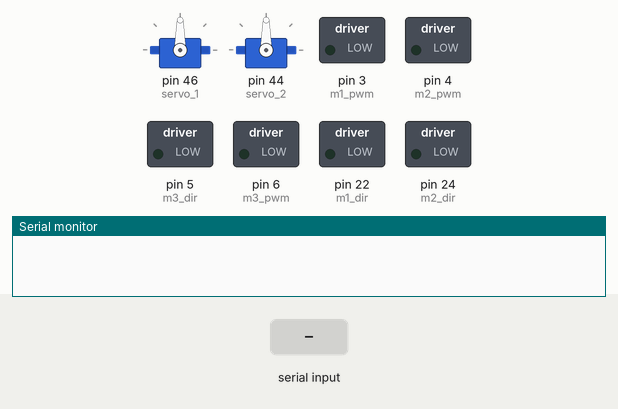
This sketch was run on a simulated Arduino Mega 2560, built with avr-gcc and run on an emulated ATmega2560. Shown: 2 × servo, switched loads named in the sketch (green lamp = pin HIGH), the last lines printed to the serial monitor. The inputs (shaded band) are chosen by the test bench.

Above: at 1.2 s.
1.3 s: byte 84 (TRIANGLE) received over Serial
3.8 s: byte 70 (FORWARD) received over Serial
At 4.9 s:
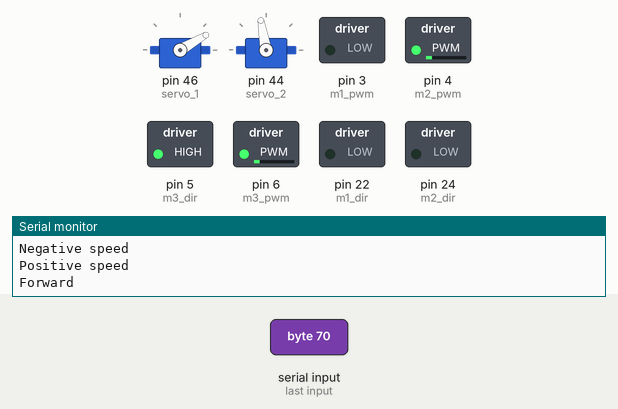
5.3 s: byte 66 (BACKWARD) received over Serial
At 6.0 s:
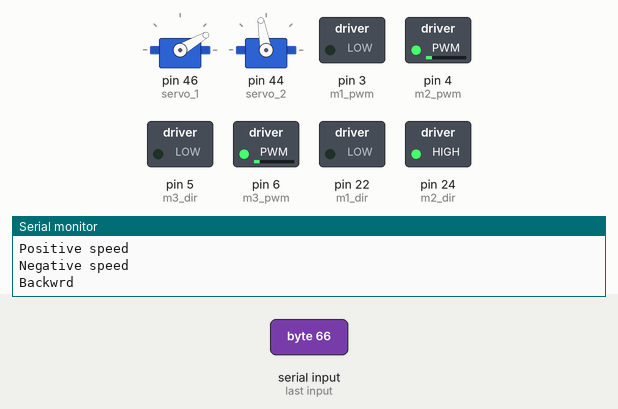
6.8 s: byte 76 (LEFT) received over Serial
At 7.2 s:
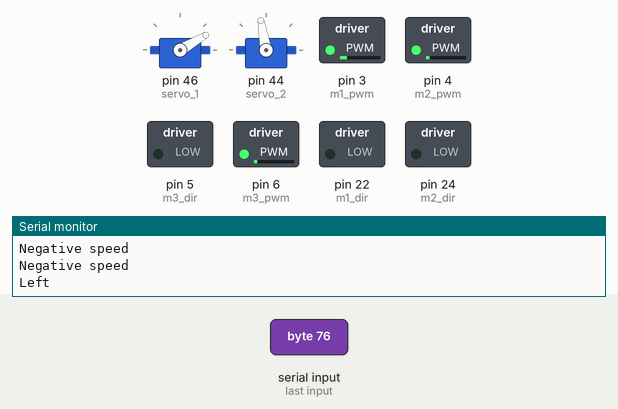
8.3 s: byte 82 (RIGHT) received over Serial
At 9.5 s:
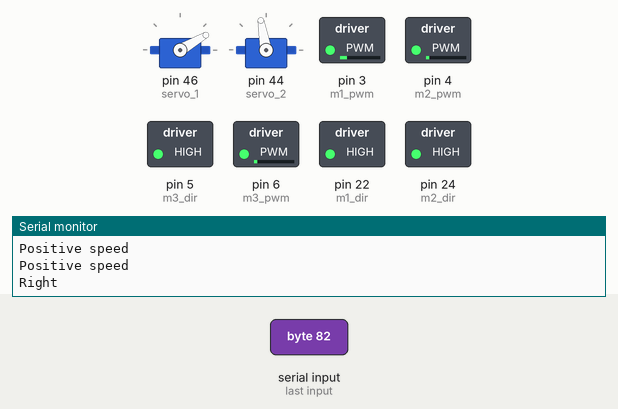
9.8 s: byte 88 (CROSS) received over Serial
Timing chart, 0 to 12.8 s (numbered marks = the images above; inputs shaded):
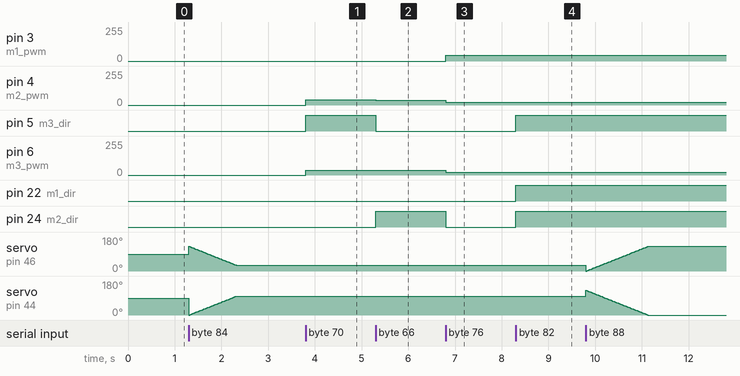

Measured:
- after the input at 3.8 s, pin 4 (m2_pwm): 0/255 → 38/255 at once; pin 5 (m3_dir): LOW → HIGH at once; pin 6 (m3_pwm): 0/255 → 35/255 at once
- after the input at 5.3 s, pin 4 (m2_pwm): 38/255 → 37/255 at once; pin 5 (m3_dir): HIGH → LOW at once; pin 6 (m3_pwm): 35/255 → 36/255 at once; pin 24 (m2_dir): LOW → HIGH at once
- after the input at 6.8 s, pin 3 (m1_pwm): 0/255 → 44/255 at once; pin 4 (m2_pwm): 37/255 → 22/255 at once; pin 6 (m3_pwm): 36/255 → 21/255 at once; pin 24 (m2_dir): HIGH → LOW at once
- after the input at 8.3 s, pin 3 (m1_pwm): 44/255 → 43/255 at once; pin 4 (m2_pwm): 22/255 → 21/255 at once; pin 5 (m3_dir), pin 22 (m1_dir), pin 24 (m2_dir): LOW → HIGH at once; pin 6 (m3_pwm): 21/255 → 20/255 at once

The sketch:

3wd_blue.ino
```cpp
#include <SPI.h>
#include <Servo.h>

#define FORWARD 'F'
#define BACKWARD 'B'
#define LEFT 'L'
#define RIGHT 'R'
#define CIRCLE 'C'
#define CROSS 'X'
#define TRIANGLE 'T'
#define SQUARE 'S'
#define START 'A'
#define PAUSE 'P'

Servo servo1;
Servo servo2;

int m3_dir = 5;
int m2_dir = 24;
int m1_dir = 22;

int m3_pwm = 6;
int m2_pwm = 4;
int m1_pwm = 3;

int servo_1 = 46;
int servo_2 = 44;
int em = 42;

int max_pwm = 60;
int robo_track = 1;
int servo_limit = 130;
void set_robotic_arm_forward() {
  if (robo_track == -1) {
    for (int i = 0; i <= servo_limit; i++) {
      servo1.write(i);
      servo2.write(servo_limit - i);
      delay(10);
    }
    robo_track = 1;
  } else if (robo_track == 0) {
    for (int i = 90; i <= servo_limit; i++) {
      servo1.write(i);
      servo2.write(servo_limit - i);
      delay(10);
    }
    robo_track = 1;
  }
  //obo_track=1
}

void set_robotic_arm_backward() {
  if (robo_track == 1) {
    for (int i = 0; i <= servo_limit - 30; i++) {
      servo1.write(servo_limit - i);
      servo2.write(i);
      delay(10);
    }
    robo_track = -1;
  } else if (robo_track == 0) {
    for (int i = 90; i <= servo_limit - 30; i++) {
      servo1.write(servo_limit - i);
      servo2.write(i);
      delay(10);
    }
    robo_track = -1;
  }
}

void set_robotic_arm_middle() {
  if (robo_track == -1) {
    for (int i = 90; i <= servo_limit; i++) {
      servo1.write(i);
      servo2.write(servo_limit - i);
      delay(10);
    }
    robo_track = 0;
  } else if (robo_track == 1) {
    for (int i = 90; i <= servo_limit; i++) {
      servo1.write(servo_limit - i);
      servo2.write(i);
      delay(10);
    }
    robo_track = 0;
  }
}

void drive(int s, int pwm, int dir) {
  if (s > 0) {
    digitalWrite(dir, HIGH);
    analogWrite(pwm, s);
    Serial.println("Positive speed");

  } else {
    digitalWrite(dir, LOW);
    analogWrite(pwm, -1 * s);
    Serial.println("Negative speed");
  }
}

void i_k(int x, int y, int w) {
  int s1 = 0;
  int s2 = 0;
  int s3 = 0;
  if (w != 0) {
    s1 = w;
    s2 = -1*w;
    s3 = -1*w;
  } else {
    s1 = -1*x;
    s2 = -0.5 * x +0.86 * y;
    s3 = -0.5 * x - 0.86 * y;
  }

  s1 = map(s1, -139, 139, -max_pwm, max_pwm);
  s2 = map(s2, -139, 139, -max_pwm, max_pwm);
  s3 = map(s3, -139, 139, -max_pwm * 0.95, max_pwm * 0.95);

  Serial.println(s1);
  Serial.println(s2);
  Serial.println(s3);
  drive(s1, m1_pwm, m1_dir);
  drive(s2, m2_pwm, m2_dir);
  drive(s3, m3_pwm, m3_dir);
}
int flag_em = 0;
void setup() {
  pinMode(m1_dir, OUTPUT);
  pinMode(m2_dir, OUTPUT);
  pinMode(m3_dir, OUTPUT);

  pinMode(m1_pwm, OUTPUT);
  pinMode(m2_pwm, OUTPUT);
  pinMode(m3_pwm, OUTPUT);

  servo1.attach(servo_1);
  servo2.attach(servo_2);

  Serial.begin(9600);
}

void loop() {
  // char command=' ';
  if (Serial.available()) {
    char command = Serial.read();
    Serial.println(command);

    switch (command) {
      case FORWARD:  // Perform action for moving forward
        i_k(0, -100, 0);
        Serial.println("Forward");
        break;
      case BACKWARD:  // Perform action for moving backward
        i_k(0, +100, 0);
        Serial.println("Backwrd");
        break;
      case LEFT:  // Perform action for turning left
        i_k(100, 0, 0);
        Serial.println("Left");
        break;
      case RIGHT:  // Perform action for turning right
        i_k(-100, 0, 0);
        Serial.println("Right");
        break;
      case CROSS:  // Perform action for circle
        set_robotic_arm_forward();
        Serial.println("robotic arm forward");
        break;
      case CIRCLE:  // Perform action for immediate stop or crossing
        i_k(0, 0, 100);
        Serial.println("Antilockwise");
        break;
      case SQUARE:  // Clockwise
        i_k(0, 0, -100);
        Serial.println("Clockwise");
        break;
      case TRIANGLE:  // Perform action for retrieving and sending status information
        set_robotic_arm_backward();
        Serial.println("robotic arm backward");
        break;
      case START:
        if (flag_em == 0)  // Controlling electromagnet
        {
          digitalWrite(em, HIGH);
          flag_em = 1;
          Serial.println("EM ON");

        } else {
          digitalWrite(em, LOW);
          flag_em = 0;
          Serial.println("EM OFF");
        }
        break;
      case PAUSE:
        set_robotic_arm_middle();  // Perform action for pausing a process or operation
        Serial.println("robotic arm middle");
        break;
      default:  // Invalid command received
        i_k(0, 0, 0);
        break;
    }
  }


  // delay(1000);
}
```
